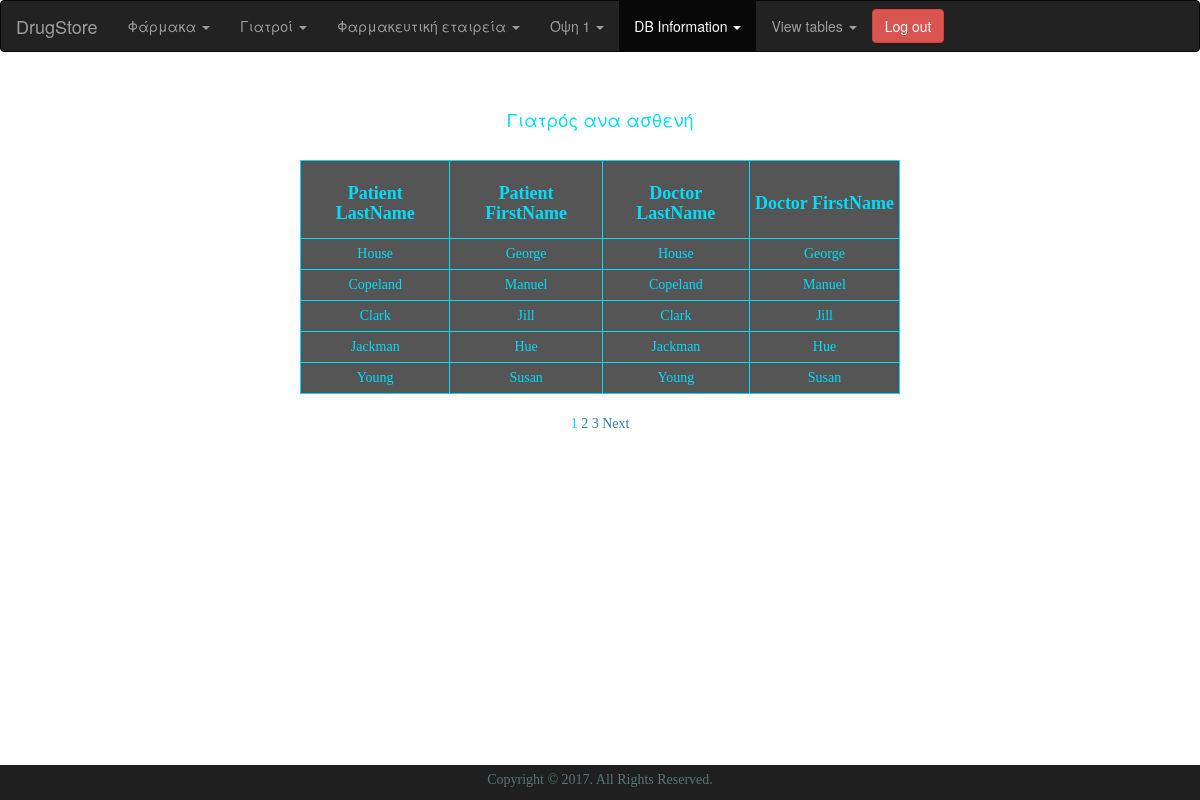
The page /site2/DNpP.php (signed in) on the database its author committed.
### tables this page shows
create table Patient(
PatientId int not null AUTO_INCREMENT ,
FirstName varchar(15) not null,
LastName varchar(15) not null,
Town varchar(20) not null,
StreetName varchar(20) ,
Number int  check(Number>0),
PostalCode int check(PostalCode>0),
Age int check(Age>0),
DoctorId int not null,
foreign key(DoctorId) references Doctor(DoctorId),
primary key(PatientId) );

create table Doctor(
DoctorId int not null AUTO_INCREMENT,
FirstName varchar(15) not null,
LastName varchar(15) not null,
Speciality varchar(20),
ExperienceYears int check(ExperienceYears>=0),
primary key(DoctorId) );

### site2/DNpP.php (the view, shortened to what this page needs)
<!DOCTYPE html>
<html lang="en">
<head>
  <link href="css/bootstrap.min.css" rel="stylesheet">
</head>
<body background="images/30.jpg">
<div>
<nav class="navbar navbar-inverse">
  <div class="container-fluid">
    <div class="navbar-header">
      <a class="navbar-brand" href="http://localhost:8888/site2/index.php">DrugStore</a>
    </div>
    <ul class="nav navbar-nav">
	  <li class="dropdown">
	  	<a class="dropdown-toggle" data-toggle="dropdown" href="#">Φάρμακα
	    	<span class="caret"></span></a>
	        </li>
      <li>
	  <li class="dropdown">
	  	<a class="dropdown-toggle" data-toggle="dropdown" href="#">Γιατροί
	    	<span class="caret"></span></a>
	        </li>
      <li>
  	  <li class="dropdown">
  	  	<a class="dropdown-toggle" data-toggle="dropdown" href="#">Φαρμακευτική εταιρεία
  	    	<span class="caret"></span></a>
  	        </li>
        <li>
  	  <li class="dropdown">
  	  	<a class="dropdown-toggle" data-toggle="dropdown" href="#">Όψη 1
  	    	<span class="caret"></span></a>
  	        </li>
        <li>
		<li class="active">
			<a class="dropdown-toggle" data-toggle="dropdown" href="#">DB Information
		  	<span class="caret"></span></a>
		      </li>
		<li>
    	  <li class="dropdown">
    	  	<a class="dropdown-toggle" data-toggle="dropdown" href="#">View tables
    	    	<span class="caret"></span></a>
    	        </li>
          <li>
			  <button class="btn btn-danger navbar-btn navbar-right"><a href="logout.php"><font color="white">Log out</font></a></button>
    </ul>
  </div>
</nav>
<br />
<?php
		require_once('mysqli_connect.php');
		$display = 5;
		if (isset($_GET['p']) && is_numeric($_GET['p'])){
			$pages = $_GET['p'];
		}else{
			$q = "SELECT Patient.LastName, Patient.FirstName, Doctor.LastName, Doctor.FirstName FROM Patient, Doctor WHERE Patient.DoctorId = Doctor.DoctorId";
			$r = @mysqli_query($conn, $q);
			$num_rows = mysqli_num_rows($r);
			echo '<h4>Γιατρός ανα ασθενή</h4>';
			$records = $num_rows;
			if ($records > $display){
				$pages = ceil($records/$display);
			}else{
				$pages = 1;
			}
		}
		if (isset($_GET['s']) && is_numeric($_GET['s'])){
			$start = $_GET['s'];
		}else{
			$start = 0;
		}
		$q = "SELECT Patient.LastName, Patient.FirstName, Doctor.LastName, Doctor.FirstName FROM Patient, Doctor WHERE Patient.DoctorId = Doctor.DoctorId LIMIT $start, $display";
		$r = @mysqli_query($conn, $q);
		echo '</br><table align="center" cellspacing="3" cellpadding="3" width="50%">
			<tr>
				<td align="left"><h4><b>Patient LastName</b></h4></td>
				<td align="left"><h4><b>Patient FirstName</b></h4></td>
				<td align="left"><h4><b>Doctor LastName</b></h4></td>
				<td align="left"><h4><b>Doctor FirstName</b></h4></td>
			</tr>';
		while ($row = mysqli_fetch_array($r, MYSQLI_ASSOC)){
			echo '<tr>
					<td align="left">' . $row['LastName'] . '</td>
					<td align="left">' . $row['FirstName'] . '</td>
					<td align="left">'  . $row['LastName'] . '</td>
					<td align="left">'  . $row['FirstName'] . '</td>
				  </tr>';
		}
		echo '</table>';
		if ($pages > 1){
			echo '<br /><p>';
			$current_page = ($start/$display)+1;
				for ($i=1; $i<=$pages; $i++){
					if ($i != $current_page){
						echo '<a href="DNpP.php?s=' . (($display *
						($i - 1))) . '&p=' . $pages . '">' . $i . '</a> ';
					}else{
						echo $i . ' ';
					}
				}
				if ($current_page != $pages){
					echo '<a href="DNpP.php?s=' . ($start + $display) . '&p=' . $pages . '">Next</a>';
				}
				echo '</p>';
		}
?>
<footer>
<section class="copyright-section">
<div class="container">
<div class="row">
<div class="col-sm-12">
<div class="copyright">
<p>Copyright &copy; 2017. All Rights Reserved.</p>
</div>
</div>
</div>
</div>
</section>
</footer>
</div>
</body>
</html>

### site2/DNpP.php (style rules this page uses)
html, body { background-repeat:no-repeat; background-size:cover; width: 100%; height: 100%; }
footer { background: #1F1F1F; bottom: 0; position:fixed; right:0; left:0; }
footer .copyright-section { background: #1F1F1F; padding: 10px 1000; }
footer .copyright-section .copyright { margin-top: 5px; }
footer .copyright-section .copyright p { text-align: center; color: #577; }
p,td,b { color:#00DCFC; text-align:center; font-family: "Comic Sans MS"; }
h1,h4 { margin-top: 1em; color:#00DCFC; text-align:center; }
table, th, td { border: 1px solid #00DCFC; border-collapse: collapse; empty-cells: hide; background: RGBA(31, 31, 31, 0.5); }
th, td { padding: 5px; text-align: center; }

### rows shown on the page
patient: DoctorId.LastName "House", DoctorId.FirstName "George"
patient: DoctorId.LastName "Copeland", DoctorId.FirstName "Manuel"
patient: DoctorId.LastName "Clark", DoctorId.FirstName "Jill"
patient: DoctorId.LastName "Jackman", DoctorId.FirstName "Hue"
patient: DoctorId.LastName "Young", DoctorId.FirstName "Susan"
